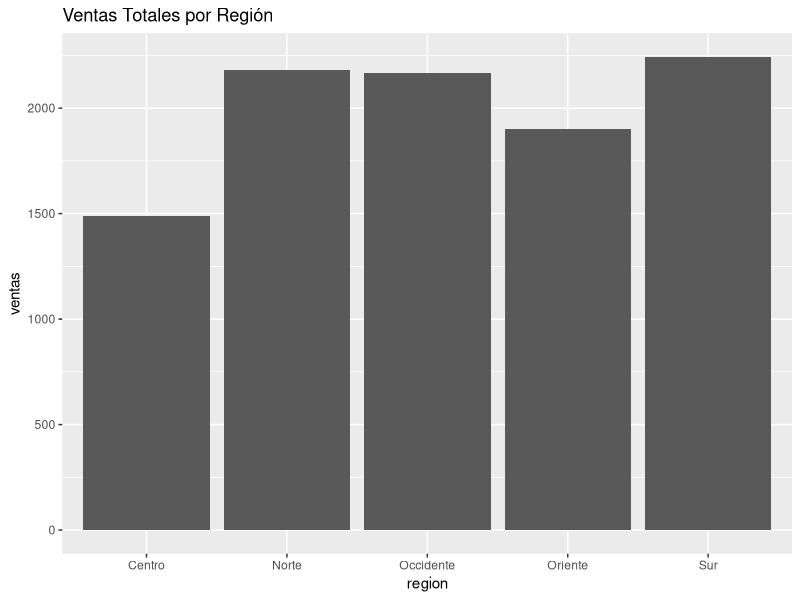
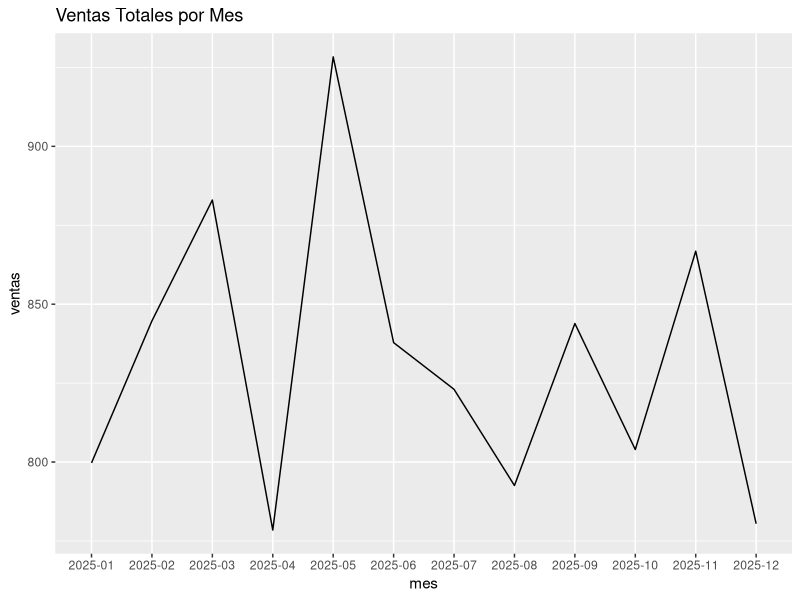

These figures' R source, in order:
library(ggplot2)

datos <- read.csv("ventas.csv", stringsAsFactors = FALSE)

ventas_region <- aggregate(ventas ~ region, data = datos, FUN = sum)
ventas_mes <- aggregate(ventas ~ mes, data = datos, FUN = sum)

p1 <- ggplot(ventas_region, aes(x = region, y = ventas)) +
  geom_bar(stat = "identity") +
  labs(title = "Ventas Totales por Región")

ggsave("dashboard_r_barras.png", plot = p1, width = 8, height = 5, units = "in")

p2 <- ggplot(ventas_mes, aes(x = mes, y = ventas, group = 1)) +
  geom_line() +
  labs(title = "Ventas Totales por Mes")

ggsave("dashboard_r_linea.png", plot = p2, width = 8, height = 5, units = "in")
